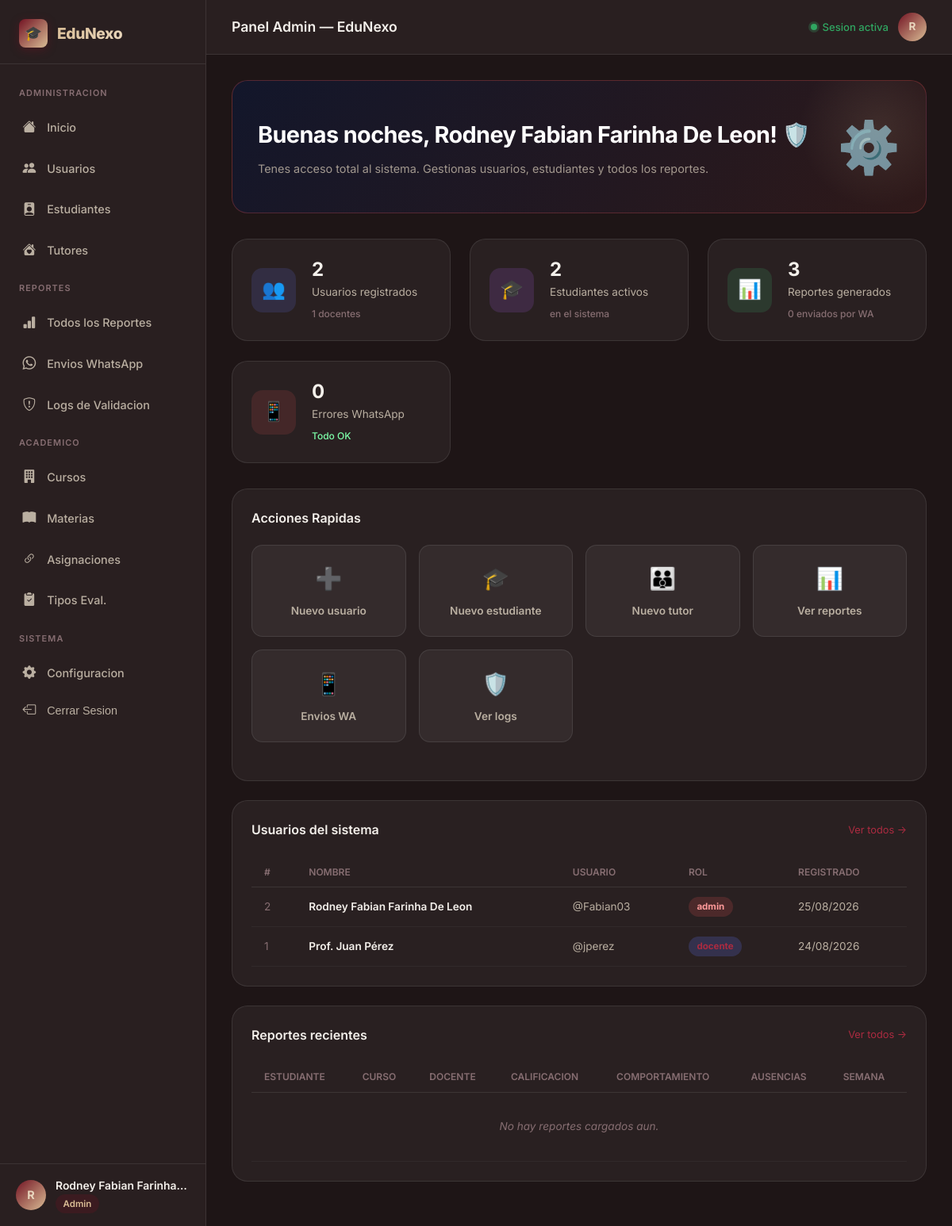
The app's page /dashboard (signed in) with its own data.
### tables this page shows
CREATE TABLE IF NOT EXISTS `usuarios` (
  `id` int NOT NULL AUTO_INCREMENT,
  `nombre` varchar(100) NOT NULL,
  `username` varchar(50) NOT NULL,
  `password` varchar(255) NOT NULL,
  `email` varchar(150) DEFAULT NULL,
  `rol` enum('admin','docente') NOT NULL,
  `created_at` timestamp NULL DEFAULT CURRENT_TIMESTAMP,
  `updated_at` timestamp NULL DEFAULT CURRENT_TIMESTAMP ON UPDATE CURRENT_TIMESTAMP,
  `activo` tinyint(1) DEFAULT '1',
  PRIMARY KEY (`id`),
  UNIQUE KEY `usuario` (`username`)
);

### app/views/dashboard/admin.php (the view, shortened to what this page needs)
<?php
require __DIR__ . '/../layouts/admin_header.php';
$hora    = (int)date('G');
$saludo  = $hora < 12 ? 'Buenos dias' : ($hora < 19 ? 'Buenas tardes' : 'Buenas noches');
?>
<div class="welcome-banner admin-banner">
    <div class="welcome-text">
        <h1><?= $saludo ?>, <?= htmlspecialchars($nombre) ?>! &#128737;&#65039;</h1>
        <p>Tenes acceso total al sistema. Gestionas usuarios, estudiantes y todos los reportes.</p>
    </div>
    <div class="welcome-emoji">&#9881;&#65039;</div>
</div>
<div class="stats-grid">
    <div class="stat-card">
        <div class="stat-icon blue">&#128101;</div>
        <div class="stat-info">
            <div class="stat-value"><?= $stats['total_usuarios'] ?></div>
            <div class="stat-label">Usuarios registrados</div>
            <div class="stat-trend"><?= $stats['total_docentes'] ?> docentes</div>
        </div>
    </div>
    <div class="stat-card">
        <div class="stat-icon purple">&#127891;</div>
        <div class="stat-info">
            <div class="stat-value"><?= $stats['total_estudiantes'] ?></div>
            <div class="stat-label">Estudiantes activos</div>
            <div class="stat-trend">en el sistema</div>
        </div>
    </div>
    <div class="stat-card">
        <div class="stat-icon green">&#128202;</div>
        <div class="stat-info">
            <div class="stat-value"><?= $stats['total_reportes'] ?></div>
            <div class="stat-label">Reportes generados</div>
            <div class="stat-trend"><?= $stats['envios_ok'] ?> enviados por WA</div>
        </div>
    </div>
    <div class="stat-card">
        <div class="stat-icon red">&#128241;</div>
        <div class="stat-info">
            <div class="stat-value"><?= $stats['errores_wa'] ?></div>
            <div class="stat-label">Errores WhatsApp</div>
            <div class="stat-trend <?= $stats['errores_wa'] == 0 ? 'up' : 'down' ?>">
                <?= $stats['errores_wa'] == 0 ? 'Todo OK' : 'Requieren atencion' ?>
            </div>
        </div>
    </div>
</div>
<div class="data-card">
    <div class="data-card-header">
        <span class="data-card-title">Acciones Rapidas</span>
    </div>
    <div class="quick-grid">
        <a href="/edunexo/admin/usuarios" class="quick-btn"><span class="qi">&#10133;</span>Nuevo usuario</a>
        <a href="/edunexo/admin/estudiantes" class="quick-btn"><span class="qi">&#127891;</span>Nuevo estudiante</a>
        <a href="/edunexo/admin/tutores" class="quick-btn"><span class="qi">&#128106;</span>Nuevo tutor</a>
        <a href="/edunexo/admin/reportes" class="quick-btn"><span class="qi">&#128202;</span>Ver reportes</a>
        <a href="/edunexo/admin/envios-wa" class="quick-btn"><span class="qi">&#128241;</span>Envios WA</a>
        <a href="/edunexo/admin/logs" class="quick-btn"><span class="qi">&#128737;&#65039;</span>Ver logs</a>
    </div>
</div>
<div class="data-card">
    <div class="data-card-header">
        <span class="data-card-title">Usuarios del sistema</span>
        <a href="/edunexo/admin/usuarios" class="data-card-link">Ver todos &rarr;</a>
    </div>
    <div style="overflow-x:auto;">
        <table class="tbl">
            <thead>
                <tr>
                    <th>#</th>
                    <th>Nombre</th>
                    <th>Usuario</th>
                    <th>Rol</th>
                    <th>Registrado</th>
                </tr>
            </thead>
            <tbody>
                <?php if (empty($usuarios_recientes)): ?>
                    <tr class="empty-row"><td colspan="5">No hay usuarios registrados aun.</td></tr>
                <?php else: ?>
                    <?php foreach ($usuarios_recientes as $u): ?>
                    <tr>
                        <td style="color:var(--text-muted)"><?= (int)$u['id'] ?></td>
                        <td style="color:var(--text-primary);font-weight:600"><?= htmlspecialchars($u['nombre'], ENT_QUOTES, 'UTF-8') ?></td>
                        <td>@<?= htmlspecialchars($u['usuario'], ENT_QUOTES, 'UTF-8') ?></td>
                        <td>
                            <span class="chip chip-<?= $u['rol'] ?>">
                                <?= $u['rol'] ?>
                            </span>
                        </td>
                        <td><?= date('d/m/Y', strtotime($u['created_at'])) ?></td>
                    </tr>
                    <?php endforeach; ?>
                <?php endif; ?>
            </tbody>
        </table>
    </div>
</div>
<div class="data-card">
    <div class="data-card-header">
        <span class="data-card-title">Reportes recientes</span>
        <a href="/edunexo/admin/reportes" class="data-card-link">Ver todos &rarr;</a>
    </div>
    <div style="overflow-x:auto;">
        <table class="tbl">
            <thead>
                <tr>
                    <th>Estudiante</th>
                    <th>Curso</th>
                    <th>Docente</th>
                    <th>Calificacion</th>
                    <th>Comportamiento</th>
                    <th>Ausencias</th>
                    <th>Semana</th>
                </tr>
            </thead>
            <tbody>
                <?php if (empty($reportes_recientes)): ?>
                    <tr class="empty-row"><td colspan="7">No hay reportes cargados aun.</td></tr>
                <?php endif; ?>
            </tbody>
        </table>
    </div>
</div>
<?php require __DIR__ . '/../layouts/admin_footer.php'; ?>

### app/views/dashboard/admin.php (style rules this page uses)
.welcome-banner.admin-banner { background: linear-gradient(135deg, hsl(230,40%,12%), hsl(0,30%,14%)); border-color: rgba(220,80,80,0.3); padding: 2rem; border-radius: var(--radius-lg); display: flex; justify-content: space-between; align-items: center; margin-bottom: 2rem; border-style: solid; border-width: 1px; }
.welcome-text h1 { margin-bottom: 0.5rem; color: #fff; font-size: 1.8rem; font-weight: 700; }
.welcome-text p { color: var(--text-secondary); margin-bottom: 0; }
.welcome-emoji { font-size: 4rem; opacity: 0.8; }
.stats-grid { display: grid; grid-template-columns: repeat(auto-fit, minmax(240px, 1fr)); gap: 1.5rem; margin-bottom: 2rem; }
.stat-card { background: var(--bg-card); border: 1px solid var(--border); border-radius: var(--radius-lg); padding: 1.5rem; display: flex; align-items: center; gap: 1.25rem; transition: transform 0.3s ease; }
.stat-icon { width: 3.5rem; height: 3.5rem; border-radius: var(--radius-md); display: flex; align-items: center; justify-content: center; font-size: 1.5rem; }
.stat-icon.blue { background: rgba(99,120,255,0.15); color: #879fff; }
.stat-icon.purple { background: rgba(180,99,255,0.15); color: #d19fff; }
.stat-icon.green { background: rgba(60,200,120,0.15); color: #7dffa9; }
.stat-icon.red { background: rgba(220,80,80,0.15); color: #ff9a9a; }
.stat-info { display: flex; flex-direction: column; }
.stat-value { font-size: 1.5rem; font-weight: 700; color: var(--text-primary); line-height: 1.2; }
.stat-label { font-size: 0.85rem; color: var(--text-secondary); margin-top: 0.2rem; }
.stat-trend { font-size: 0.75rem; color: var(--text-muted); margin-top: 0.4rem; }
.stat-trend.up { color: #7dffa9; }
.quick-grid { display: grid; grid-template-columns: repeat(auto-fill, minmax(155px, 1fr)); gap: 1rem; margin-bottom: 1.5rem; }
.quick-btn { display: flex; flex-direction: column; align-items: center; justify-content: center; gap: .5rem; padding: 1.3rem 1rem; background: var(--bg-card); border: 1px solid var(--border); border-radius: var(--radius-md); color: var(--text-secondary); font-size: .85rem; font-weight: 600; text-decoration: none; transition: all 0.3s ease; }
.quick-btn .qi { font-size: 1.7rem; }
.data-card { background: var(--bg-card); border: 1px solid var(--border); border-radius: var(--radius-lg); padding: 1.5rem; margin-bottom: 1.5rem; }
.data-card-header { display: flex; justify-content: space-between; align-items: center; margin-bottom: 1.25rem; }
.data-card-title { font-size: 1rem; font-weight: 600; color: var(--text-primary); }
.data-card-link { font-size: .8rem; color: var(--primary-light); text-decoration: none; }
.tbl { width: 100%; border-collapse: collapse; font-size: .85rem; }
.tbl th { color: var(--text-muted); font-weight: 600; padding: .6rem 1rem; text-align: left; border-bottom: 1px solid var(--border); font-size: .75rem; text-transform: uppercase; }
.tbl td { padding: .75rem 1rem; border-bottom: 1px solid rgba(255,255,255,.04); color: var(--text-secondary); vertical-align: middle; }
.chip { padding: .2rem .65rem; border-radius: 999px; font-size: .72rem; font-weight: 700; display: inline-block; }
.chip-admin { background: rgba(220,80,80,.2); color: #ff9a9a; }
.chip-docente { background: rgba(99,120,255,.2); color: var(--primary-light); }
.empty-row td { text-align: center; padding: 2rem; color: var(--text-muted); font-style: italic; }

### records on screen
usuarios: id "2", nombre "Rodney Fabian Farinha De Leon", username "Fabian03", rol "admin", created_at "25/08/2026"
usuarios: id "1", nombre "Prof. Juan Pérez", username "jperez", rol "docente", created_at "24/08/2026"

### other values on screen
$inicial "R"
$nombre "Rodney Fabian Farinha…"
$pageTitle "Panel Admin — EduNexo"
$nombre "Rodney Fabian Farinha De Leon"
$stats['total_usuarios'] "2"
$stats['total_docentes'] "1"
$stats['total_estudiantes'] "2"
$stats['total_reportes'] "3"
$stats['envios_ok'] "0"
$stats['errores_wa'] "0"
